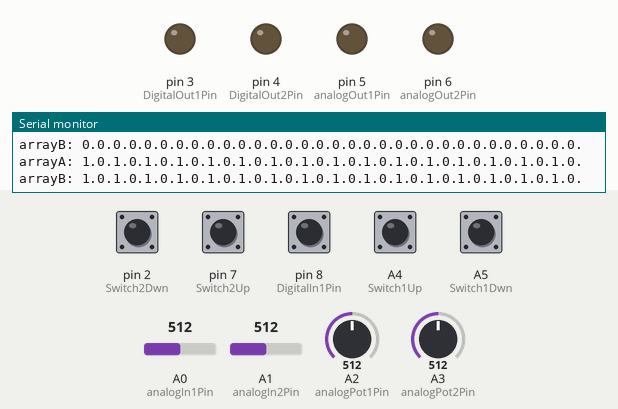
Bench run of a sketch on a simulated Arduino Uno, built with avr-gcc and run on an emulated ATmega328P. On the bench: output pins drawn as LEDs (lit = HIGH), the last lines printed to the serial monitor. Inputs (shaded band) come from the test bench; at power-on: A4 (Switch1Up), A5 (Switch1Dwn), pin 2 (Switch2Dwn), pin 7 (Switch2Up) HIGH, pin 8 (DigitalIn1Pin) LOW, A0 (analogIn1Pin) = 512, A1 (analogIn2Pin) = 512, A2 (analogPot1Pin) = 512, A3 (analogPot2Pin) = 512.

Above: at 1.4 s.
1.5 s: pin 8 (DigitalIn1Pin) driven HIGH
3.0 s: pin 8 (DigitalIn1Pin) pulsed LOW 5 times (0.12 s each, 0.3 s apart)
At 4.9 s:
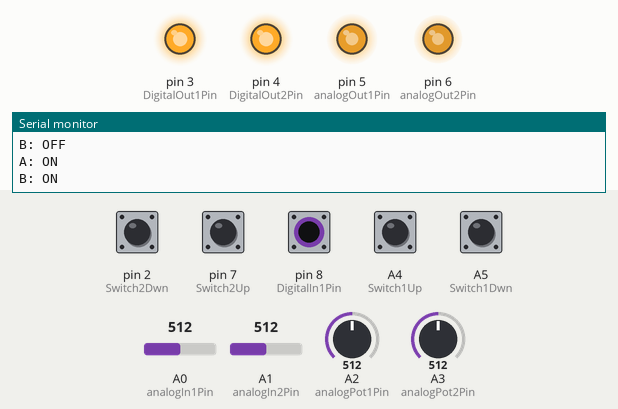
6.0 s: A5 (Switch1Dwn) pulled LOW for 0.15 s
At 6.7 s:
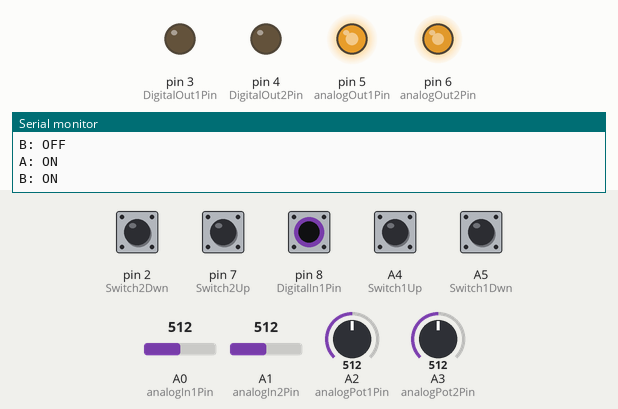
7.6 s: pin 8 (DigitalIn1Pin) pulsed LOW 2 times (0.12 s each, 0.3 s apart)
At 9.0 s:
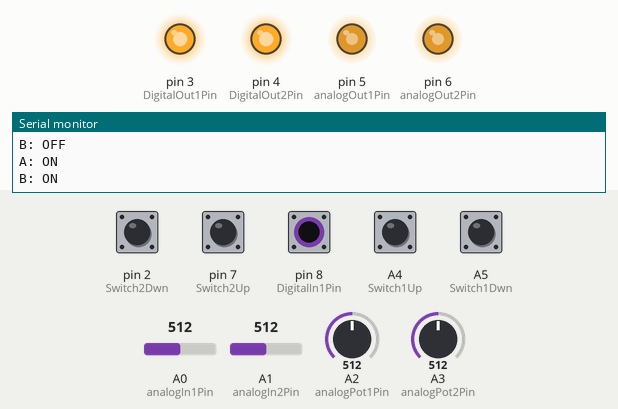
9.7 s: A5 (Switch1Dwn) pulled LOW for 1 s
At 10.7 s:
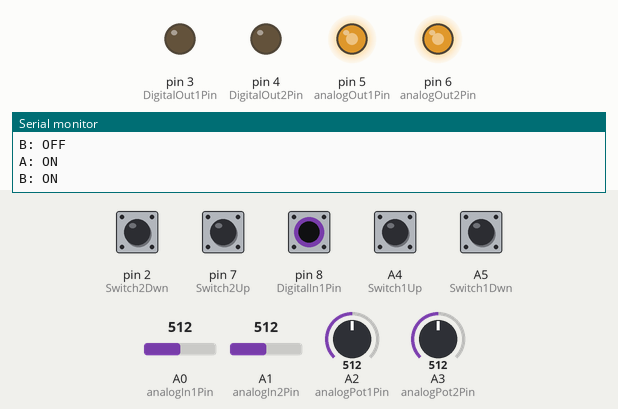
Timing chart, 0 to 12.7 s (numbered marks = the images above; inputs shaded):
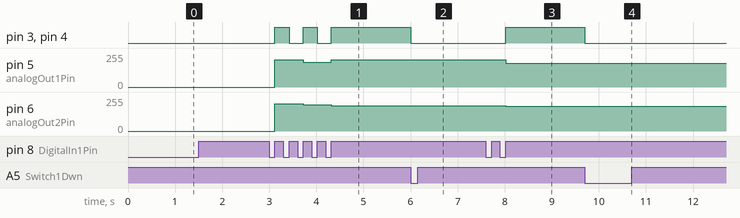

Measured:
- after the input at 3.0 s, pin 3 (DigitalOut1Pin), pin 4 (DigitalOut2Pin): alternates HIGH for 0.30 s and LOW for 0.30 s, 5 changes in all, then stays HIGH, starting after 0.12 s
- after the input at 6.0 s, pin 3 (DigitalOut1Pin), pin 4 (DigitalOut2Pin): HIGH → LOW at once
- after the input at 7.6 s, pin 3 (DigitalOut1Pin), pin 4 (DigitalOut2Pin): LOW → HIGH after 0.42 s; pin 5 (analogOut1Pin): 204/255 → 180/255 after 0.42 s; pin 6 (analogOut2Pin): 188/255 → 184/255 after 0.42 s
- after the input at 9.7 s, pin 3 (DigitalOut1Pin), pin 4 (DigitalOut2Pin): HIGH → LOW at once

The sketch:

Euclidian.ino
```cpp
/* ============================================================ */
//
// Program: ArdCore Dual Euclidian Trigger Sequencer
//
// Description: An implementation of a dual trigger sequencer
// using Euclidian Rhythm concepts
//
// Thanks to Robin Price (http://crx091081gb.net/)
// for the use of his algorithm for Euclidean
// Rhythm Generation.
//
// I/O Usage:
// A0: Steps for rhythm A
// A1: Steps for rhythm B
// A2: Pulses for rhythm A
// A3: Pulses for rhythm B
// Digital Out 1: Rhythm A output
// Digital Out 2: Rhythm B output
// Clock In: External clock input
// Analog Out: Echoes the clock input
//
// Input Expander: unused
// Output Expander: 8 bits of output exposed
//
// Created: 25 Sept 2012
// Modified:
//
// ============================================================
//
// License:
//
// This software is licensed under the Creative Commons
// "Attribution-NonCommercial license. This license allows you
// to tweak and build upon the code for non-commercial purposes,
// without the requirement to license derivative works on the
// same terms. If you wish to use this (or derived) work for
// commercial work, please contact 20 Objects LLC at our website
// (www.20objects.com).
//
// For more information on the Creative Commons CC BY-NC license,
// visit http://creativecommons.org/licenses/
//
// ================= start of global section ==================

// These constants won't change.  They're used to give names
// to the pins used:
#include "Progression.h"
#include "SwitchState.h"
#include "SmoothReadings.h"
#include "PotentiometerState.h"

#define _DEBUG 0

const int analogIn1Pin = A0;  // Analog Input 1
const int analogIn2Pin = A1; // Analog Input 2
const int analogPot1Pin = A2;  // Analog Input 1
const int analogPot2Pin = A3; // Analog Input 2
const int analogOut1Pin = 5;  // Analog Output 1
const int analogOut2Pin = 6; // Analog Output 2
const int DigitalIn1Pin = 8;  // Digital Input 1
const int DigitalIn2Pin = 9;  // Digital Input 2
const int DigitalOut1Pin = 3;  // Digital Output 1
const int DigitalOut2Pin = 4;  // Digital Output 2
const int Switch1Up = A4;  // Switch 1 Up
const int Switch1Dwn = A5;  // Switch 1 Dwn
const int Switch2Up = 7;  // Switch 2 Up
const int Switch2Dwn = 2;  // Switch 2 Dwn

const int STATE_A = 0;
const int STATE_B = 1;
// the euclidian rhythm settings
int numSteps = 0;
int numPulsesA = 0;
int numPulsesB = 0;
int inRotate = 0;
byte lastClock = LOW;
const int maxSteps = 32;
int arrayA[maxSteps];
int arrayB[maxSteps];

int in1Pin = 0;
int in1Pot = 0;
int in2Pin = 0;
int in2Pot = 0;
volatile int isr_count = 0;
unsigned long currPulse = 0;

SwitchState switch1State;
SwitchState switch2State;

PotentiometerState* pot1State;
PotentiometerState* pot2State;

const unsigned int maxReadings = 10;
SmoothReadings* readings1;
SmoothReadings* readings2;

Progression* progression1;
Progression* progression2;

void GetSwitchStates() {
  switch1State = !digitalRead(Switch1Up) == 1 ? SwitchState::Up : SwitchState::Middle;
  switch1State = !digitalRead(Switch1Dwn) == 1 ? SwitchState::Down : switch1State;
  switch2State = !digitalRead(Switch2Up) == 1 ? SwitchState::Up : SwitchState::Middle;
  switch2State = !digitalRead(Switch2Dwn) == 1 ? SwitchState::Down : switch2State;
}

void GetAnalogs(void) {
  in1Pin = analogRead(analogIn1Pin);
  in1Pot = (readings1->addValue(analogRead(analogPot1Pin)) >> 5) + 1;
  in2Pin = analogRead(analogIn2Pin);
  in2Pot = (readings2->addValue(analogRead(analogPot2Pin) >> 5) + 1);
  // numSteps = (in1Pot >> 5) + 1;
  //numSteps += (in1Pin >> 6);
  // numPulses = ( in2Pot >> 5) + 1;
  //numPulses += ( in2Pin >> 6);
  GetSwitchStates();
}


// ==================== start of setup() ======================
void setup()
{
  pinMode(DigitalIn1Pin, INPUT);
  pinMode(DigitalIn2Pin, INPUT);
  pinMode(DigitalOut1Pin, OUTPUT);
  pinMode(DigitalOut2Pin, OUTPUT);
  pinMode(Switch1Up, INPUT_PULLUP);
  pinMode(Switch1Dwn, INPUT_PULLUP);
  pinMode(Switch2Up, INPUT_PULLUP);
  pinMode(Switch2Dwn, INPUT_PULLUP);

  pinMode(analogIn1Pin, INPUT);
  pinMode(analogPot1Pin, INPUT_PULLUP);
  pinMode(analogIn2Pin, INPUT);
  pinMode(analogPot2Pin, INPUT);

  readings1 = new SmoothReadings(maxReadings);
  readings2 = new SmoothReadings(maxReadings);
  pot1State = new PotentiometerState();
  pot2State = new PotentiometerState();
  progression1 = new Progression(1, 255);
  progression2 = new Progression(1, 255);
  progression1->SetRoot(Note::A_Flat);
  progression2->SetRoot(Note::F);
  progression1->SetScale(Scale::I_IV_I_V_I);
  progression2->SetScale(Scale::III_VI_II_V);

  // Note: Interrupt 0 is for pin 2 (DigitalIn1Pin)
  //attachInterrupt(digitalPinToInterrupt(DigitalIn2Pin), isrHandler, CHANGE);
  //attachInterrupt(0, isr, RISING);
  Serial.begin(9600);
  Serial.println("start...");
  // get the analog reading to set up the system
  GetAnalogs();
  inRotate = 0;
  numSteps = maxSteps;
  numPulsesA = maxSteps/2;
  numPulsesB = maxSteps/2;
  euCalc(arrayA, numPulsesA);
  euCalc(arrayB, numPulsesB);
}

void isrHandler() {
  isr_count++;
}

Note mapPotToNote(int potState) {
  return (Note) (12 * (potState / maxSteps));
}

Scale mapPotToScale(int potState) {
  return (Scale) (NUM_SCALES * (potState/ maxSteps));
}

void updateState(int state) {
  Note newRoot;
  Scale newScale;
  switch (switch2State)
  {
  case SwitchState::Up:
    newRoot = mapPotToNote(pot2State->curState());
    if(state == STATE_A) {
      progression1->SetRoot(newRoot);
    }
    else {
      progression2->SetRoot(newRoot);
    }
    break;

  case SwitchState::Middle:
    newScale = mapPotToScale(pot2State->curState());
    if(state == STATE_A) {
      progression1->SetScale(newScale);
    }
    else {
      progression2->SetScale(newScale);
    }
    break;

  case SwitchState::Down:
    if(state == STATE_A) {
      numPulsesA = pot2State->curState();
    }
    else {
      numPulsesB = pot2State->curState();
    }
    break;

  default:
    break;
  }
}

void updateGlobal() {
  switch (switch2State)
  {
  case SwitchState::Up:
    // update randomness of A
    break;

  case SwitchState::Middle:
    // update randomness of B
    break;

  case SwitchState::Down:
    numSteps = pot2State->curState();
    break;

  default:
    break;
  }
}

void updatePotState(int potIndex) {
  if(potIndex != 2) {
    return;
  }

  switch (switch1State)
  {
  case SwitchState::Up:
    updateState(STATE_A);
    break;

  case SwitchState::Middle:
    updateState(STATE_B);
    break;

  case SwitchState::Down:
    updateGlobal();
    break;

  default:
    break;
  }

}

void loop()
{
  int oldInSteps = numSteps;
  int oldInPulsesA = numPulsesA;
  int oldInPulsesB = numPulsesB;
  // check to see if the clock as been set
  byte thisClock = digitalRead(DigitalIn1Pin);
  bool doClock = false;
  if (thisClock == HIGH && lastClock == LOW) {
    currPulse++;
    doClock = true;;
  }
  lastClock = thisClock;

  if (doClock) {
    dumpInput(oldInPulsesA, oldInPulsesB, oldInSteps);

    inRotate++;
    int outPulseA = arrayA[(currPulse) % numSteps];
    int outPulseB = arrayB[(currPulse) % numSteps];

    dumpState(outPulseA, outPulseB);

    if (outPulseA > 0) {
      unsigned long note;
      if(currPulse % numSteps == 0) {
        note = progression1->GetNextNote(Order::Reset);
      }
      else {
        note = progression1->GetNextNote(Order::Forward);
      }

      if(switch1State != SwitchState::Down){
        analogWrite(analogOut1Pin, ~note);
        digitalWrite(DigitalOut1Pin, HIGH);
        Serial.println("A: ON");
      }
    }
    else {
      digitalWrite(DigitalOut1Pin, LOW);
      Serial.println("A: OFF");
    }

    if (outPulseB > 0) {
      unsigned long note2;
      if(currPulse % numSteps == 0) {
        note2 = progression2->GetNextNote(Order::Reset);
      }
      else {
        note2 = progression2->GetNextNote(Order::Forward);
      }

      if(switch1State != SwitchState::Down){
        analogWrite(analogOut2Pin, ~note2);
        digitalWrite(DigitalOut2Pin, HIGH);
        Serial.println("B: ON");
      }
    }
    else {
      digitalWrite(DigitalOut2Pin, LOW);
      Serial.println("B: OFF");
    }
  }


  // read the inputs in case we need to change
  GetAnalogs();
  if(switch1State == SwitchState::Down) {
      digitalWrite(DigitalOut1Pin, LOW);
      digitalWrite(DigitalOut2Pin, LOW);
  }
  if(pot1State->updateState(in1Pot)) {
    updatePotState(1);
  }

  if(pot2State->updateState(in2Pot)) {
    updatePotState(2);
  }

  if (oldInSteps != numSteps) {
    euCalc(arrayA, numPulsesA);
    euCalc(arrayB, numPulsesB);
  }

  if(oldInPulsesA != numPulsesA){
    euCalc(arrayA, numPulsesA);
  }

  if(oldInPulsesB != numPulsesB){
    euCalc(arrayB, numPulsesB);
  }

}

// euCalc(int) - create a Euclidean Rhythm array.
//
// NOTE: Thanks to Robin Price for his excellent implementation, and for
// making the source code available on the Interwebs.
// For more info, check out: http://crx091081gb.net/
// ----------------------------------------------------------------------
void euCalc(int* arrEuclid, int numPulses) {
  int loc = 0;

  // clear the array to start
  for (int i = 0; i < maxSteps; i++) {
    arrEuclid[i] = 0;
  }

  if ((numPulses >= numSteps) || (numSteps == 1)) {
    if (numPulses >= numSteps ) {
      for (int i = 0; i < numSteps && loc < maxSteps; i++) {
        arrEuclid[loc] = 1;
        loc++;
      }
    }
  } else {
    int offs = numSteps - numPulses;
    if (offs >= numPulses) {
      int ppc = offs / numPulses;
      int rmd = offs % numPulses;

      for (int i = 0; i < numPulses && loc < maxSteps; i++) {
        arrEuclid[loc] = 1;
        loc++;
        for (int j = 0; j < ppc && loc < maxSteps; j++) {
          arrEuclid[loc] = 0;
          loc++;
        }
        if (i < rmd && loc < maxSteps) {
          arrEuclid[loc] = 0;
          loc++;
        }
      }
    } else {
      int ppu = (numPulses - offs) / offs;
      int rmd = (numPulses - offs) % offs;

      for (int i = 0; i < offs && loc < maxSteps; i++) {
        arrEuclid[loc] = 1;
        loc++;
        if(loc < maxSteps) {
          arrEuclid[loc] = 0;
          loc++;
        }
        for (int j = 0; j < ppu && loc < maxSteps; j++) {
          arrEuclid[loc] = 1;
          loc++;
        }
        if (i < rmd && loc < maxSteps) {
          arrEuclid[loc] = 1;
          loc++;
        }
      }
    }
  }
  dumpEuclid();
}

void dumpEuclid() {
  Serial.print("arrayA: ");
  for(int i = 0; i < maxSteps; i++){
    Serial.print(arrayA[i]);
    Serial.print(".");
  }
  Serial.println(" ");
  Serial.print("arrayB: ");
  for(int i = 0; i < maxSteps; i++){
    Serial.print(arrayB[i]);
    Serial.print(".");
  }
  Serial.println(" ");

}

void dumpState(int outPulseA, int outPulseB) {
  #if _DEBUG
  Serial.print("outPluseA: ");
  Serial.print(outPulseA);
  Serial.print(" outPluseB: ");
  Serial.print(outPulseB);
  Serial.print(" numPulsesA: ");
  Serial.print(numPulsesA);
  Serial.print(" numPulsesB: ");
  Serial.print(numPulsesB);
  Serial.print(" numSteps: ");
  Serial.print(numSteps);
  Serial.print(" currPulse: ");
  Serial.print(currPulse);
  Serial.print(" inRotate: ");
  Serial.println(inRotate);
  Serial.print(" root note 1: ");
  Serial.print(progression1->GetRoot());
  Serial.print(" scale 1: ");
  Serial.print(progression1->GetScale());
  Serial.print(" note 1: ");
  Serial.println(progression1->GetCurrentNote());
  Serial.print(" root note 2: ");
  Serial.print(progression2->GetRoot());
  Serial.print(" scale 2: ");
  Serial.print(progression2->GetScale());
  Serial.print(" note2: ");
  Serial.println(progression2->GetCurrentNote());
  #endif
  #if 0
  Serial.print(" pin 1: ");
  Serial.print(in1Pin);
  Serial.print(" pot 1: ");
  Serial.print(in1Pot);
  Serial.print(" pin 2: ");
  Serial.print(in2Pin);
  Serial.print(" pot 2: ");
  Serial.println(in2Pot);
  #endif
}

void dumpInput(int oldInPulsesA, int oldInPulsesB, int oldInSteps) {
  #if _DEBUG
  Serial.print("Pulses old A: ");
  Serial.print(oldInPulsesA);
  Serial.print(" new: ");
  Serial.print(numPulsesA);
  Serial.print(" Pulses old B: ");
  Serial.print(oldInPulsesB);
  Serial.print(" new: ");
  Serial.print(numPulsesB);
  Serial.print(" Steps old: ");
  Serial.print(oldInSteps);
  Serial.print(" new: ");
  Serial.print(numSteps);
  Serial.print(" pin 1: ");
  Serial.print(in1Pin);
  Serial.print(" pot 1: ");
  Serial.print(in1Pot);
  Serial.print(" pin 2: ");
  Serial.print(in2Pin);
  Serial.print(" pot 2: ");
  Serial.print(in2Pot);
  Serial.print(" Switch1Dwn: ");
  Serial.print(!digitalRead(Switch1Dwn));
  Serial.print(" Switch1Up: ");
  Serial.print(!digitalRead(Switch1Up));
  Serial.print(" Switch2Dwn: ");
  Serial.print(!digitalRead(Switch2Dwn));
  Serial.print(" Switch2Up: ");
  Serial.print(!digitalRead(Switch2Up));
  Serial.print(" switch1State: ");
  Serial.print(switch1State);
  Serial.print(" switch2State: ");
  Serial.println(switch2State);
  #endif
}
// ===================== end of program =======================rmd
```

PotentiometerState.h
```cpp
// (licence header left out)
class PotentiometerState {
private:
    int m_curState ;
public:
    PotentiometerState(int initialState = 0){
        m_curState = initialState;
    }

    bool updateState(int newState) {
        if(newState != this->m_curState){
            this->m_curState = newState;
            return true;
        }
        else {
            return false;
        }
    }
    int curState() {
        return m_curState;
    }
};
```

Progression.cpp
```cpp
// (licence header left out)
#include "Progression.h"

void Progression::SetRoot(Note root) {
    this->root = root;
    return;
}

void Progression::SetScale(Scale scale) {
    this->scale = scale;
    return;
}

Note Progression::GetRoot() {
  return this->root;
}

Scale Progression::GetScale(){
  return this->scale;
}

unsigned long Progression::GetCurrentNote() {
    Scale_Progression curProg = this->ScaleProgression[this->scale];
    unsigned int curNote = curProg.progression[this->currentPos % curProg.size];
    return this->noteTable[(Note)(curNote % Note::Highest_Note)];
}

unsigned long Progression::GetNextNote(Order order, int distance) {
    unsigned long note = this->GetCurrentNote();
    //update state
    switch (order)
    {
    case Order::Forward:
        currentPos++;
        break;
    case Order::Backward:
        currentPos--;
        break;
    case Order::Skip:
        currentPos += distance;
        break;
    case Order::Reset:
    default:
        currentPos = 0;
        break;
    }
    return note;
}

void Progression::GenerateNoteTable() {
    float baseInterval = (this->maxValue / 5) * this->octave;
    float interval = (this->maxValue / 5) / 12;
    for(unsigned int i = 0; i < Note::Highest_Note; ++i) {
        this->noteTable[i] = (unsigned long)(baseInterval + (i * interval));
    }
}
```

Progression.h
```cpp
// (licence header left out)
#pragma once
enum Note {
    C = 0,
    C_Sharp = 1,
    D_Flat = 1,
    D = 2,
    D_Sharp = 3,
    E_Flat = 3,
    E = 4,
    F = 5,
    F_Sharp = 6,
    G_Flat = 6,
    G = 7,
    G_Sharp = 8,
    A_Flat = 8,
    A = 9,
    A_Sharp = 10,
    B_Flat = 10,
    B = 11,
    Highest_Note = 11
};


enum Order {
    Forward,
    Backward,
    Skip,
    Reset
};

enum Scale {
    Major = 0,
    Minor,
    Harmonic,
    Melodic,
    I_IV_V,
    I_V_VI_IV,
    I_IV_I_V_I,
    III_VI_II_V
};

struct Scale_Progression {
    unsigned int size;
    unsigned int progression[12];
};


const unsigned int NUM_SCALES = 8;
class Progression {
private:
    Scale_Progression ScaleProgression [NUM_SCALES] = {
        {7, {0, 2, 4, 5, 7, 9, 11}},
        {7, {0, 2, 3, 5, 7, 8, 10}},
        {7, {0, 2, 3, 5, 7, 8, 11}},
        {7, {0, 2, 3, 5, 7, 9, 11}},
        {3, {0, 5, 7}},
        {4, {0, 7, 9, 5}},
        {5, {0, 5, 0, 6, 0}},
        {4, {4, 9, 2, 7}}
    };

    unsigned int octave;
    unsigned long maxValue;
    Note root;
    Scale scale;
    unsigned int currentPos;
    unsigned long noteTable[12];

    void GenerateNoteTable();

public:
    Progression(unsigned int octave, unsigned long maxValue) {
        this->octave = octave; // should be 0 - 4 (1v per octave and 5v max)
        this->maxValue = maxValue; // max output value to use
        this->root = Note::C;
        this->scale = Scale::Major;
        currentPos = 0;
        GenerateNoteTable();

    }

    void SetRoot(Note root);
    void SetScale(Scale scale);
    unsigned long GetCurrentNote();
    Note GetRoot();
    Scale GetScale();
    unsigned long GetNextNote(Order order, int distance = 0);
};
```

SmoothReadings.cpp
```cpp
// (licence header left out)
#include "SmoothReadings.h"

 SmoothReadings::SmoothReadings(unsigned int maxReadings) {
    this->readingCount = 0;
    this->totalReading = 0;
    this->maxReadings = maxReadings;
    this->readings = new int[maxReadings];
    for(int i = 0; i < maxReadings; i++) {
      this->readings[i] = 0;
    }
  }

  int SmoothReadings::count() {
    return maxReadings < this->readingCount ? maxReadings : this->readingCount;
  }

  int SmoothReadings::addValue(int newReading){
    this->totalReading = this->totalReading - this->readings[this->readingCount % maxReadings];
    this->totalReading += newReading;
    this->readings[this->readingCount % maxReadings] = newReading;
    this->readingCount++;
    return totalReading / this->count();
  }
```

SmoothReadings.h
```cpp
// (licence header left out)
class SmoothReadings {
private:
    unsigned int maxReadings = 0;
    unsigned long readingCount = 0;
    unsigned long totalReading = 0;
    int *readings;

public:
    SmoothReadings(unsigned int maxReadings);
    int count();
    int addValue(int newReading);
};
```

SwitchState.h
```cpp
// (licence header left out)
enum SwitchState {
  Down = -1,
  Middle = 0,
  Up = 1
};
```
